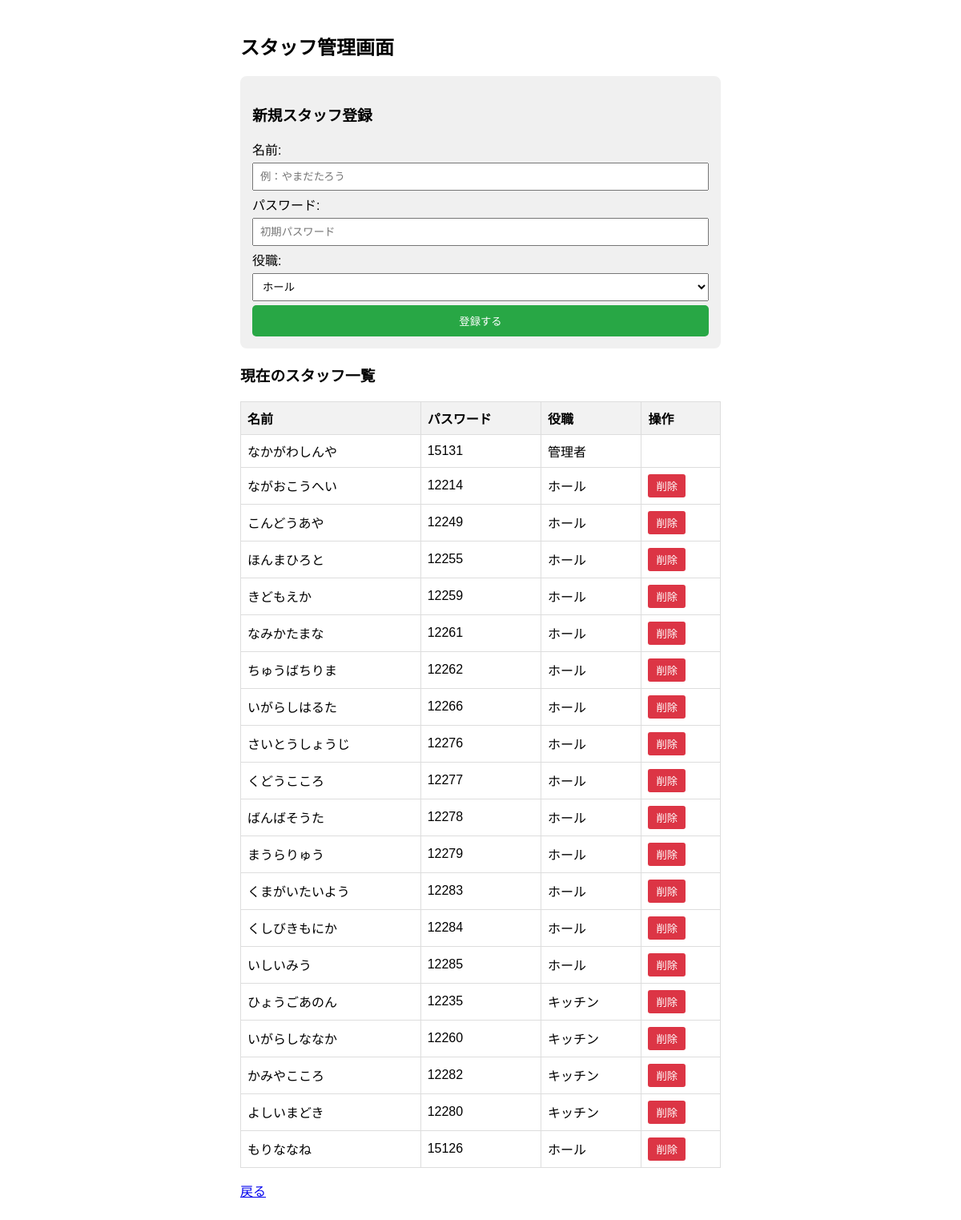
The app's page /admin (signed in), older data.
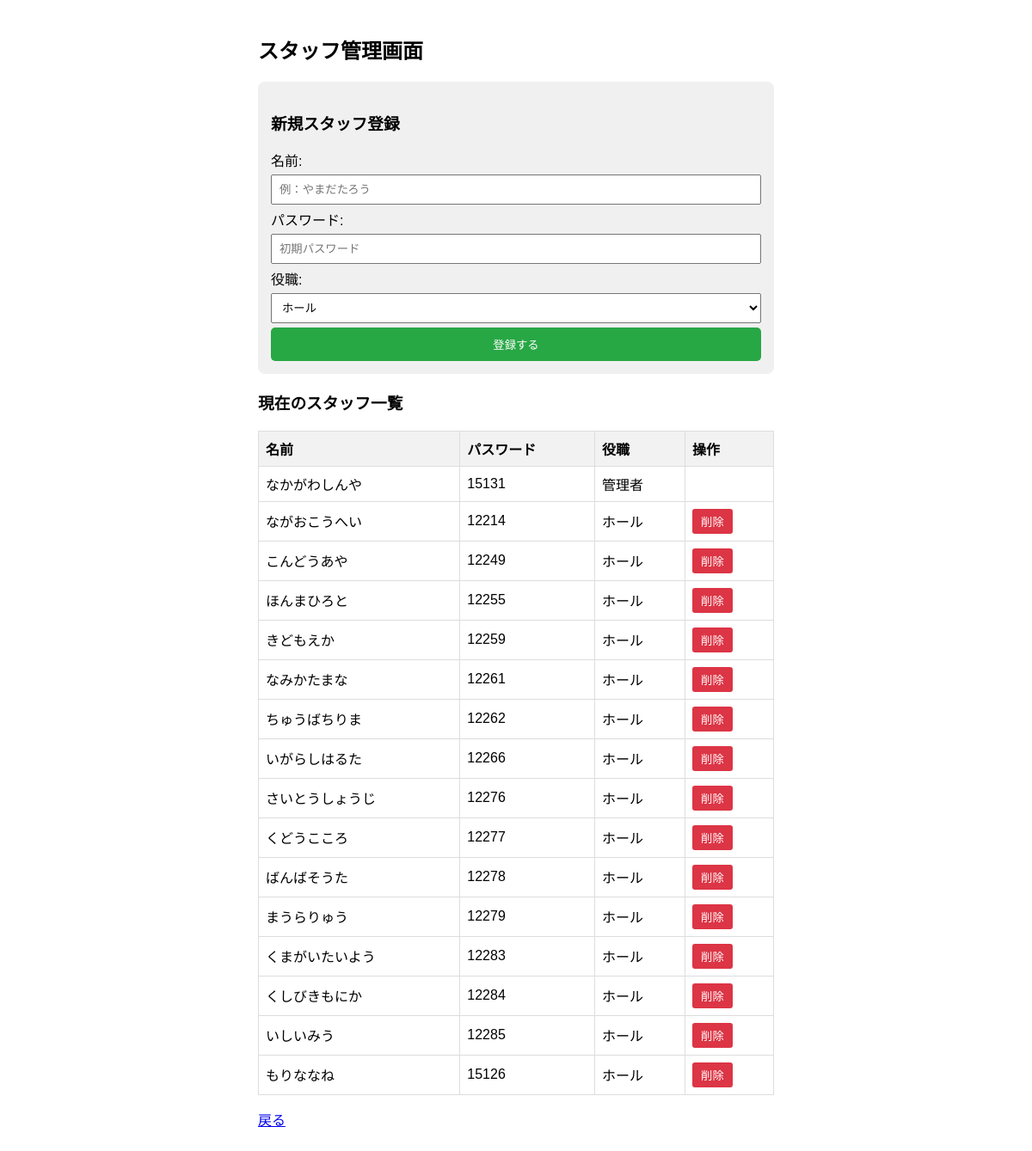
The same page, newer data.
### app.py (models this page shows)
class User(db.Model):
    id = db.Column(db.Integer, primary_key=True)
    username = db.Column(db.String(50), nullable=False)
    password = db.Column(db.String(50), nullable=False)
    role = db.Column(db.String(20), nullable=False)

### app.py (the view, shortened to what this page needs)
@app.route('/admin', methods=['GET', 'POST'])
def admin_page():
    if 'role' not in session or session['role'] != 'admin':
        return redirect(url_for('vote_page'))
    all_users = User.query.all()
    return render_template('admin.html', users=all_users)

### templates/admin.html (shortened to what this page needs)
<!DOCTYPE html>
<html lang="ja">
<head>
</head>
<body>
    <h2>スタッフ管理画面</h2>
    <div class="form-group">
        <h3>新規スタッフ登録</h3>
        <form method="POST" action="{{ url_for('admin_page') }}">
            <label>名前:</label>
            <input type="text" name="username" required placeholder="例：やまだたろう">
            <label>パスワード:</label>
            <input type="text" name="password" required placeholder="初期パスワード">
            <label>役職:</label>
            <select name="role">
                <option value="ホール">ホール</option>
            </select>
            <button type="submit" class="btn btn-add">登録する</button>
        </form>
    </div>
    <h3>現在のスタッフ一覧</h3>
    <table>
        <thead>
            <tr>
                <th>名前</th>
                <th>パスワード</th>
                <th>役職</th>
                <th>操作</th>
            </tr>
        </thead>
        <tbody>
            {% for user in users %}
            <tr>
                <td>{{ user.username }}</td>
                <td>{{ user.password }}</td>
                <td>
                    {% if user.role == 'admin' %}管理者{% elif user.role == 'ホール' %}ホール{% else %}キッチン{% endif %}
                </td>
                <td>
                    {% if user.id != session['user_id'] %}
                    <form method="POST" action="{{ url_for('delete_user', id=user.id) }}" onsubmit="return confirm('本当に削除しますか？');">
                        <button type="submit" class="btn-delete">削除</button>
                    </form>
                    {% endif %}
                </td>
            </tr>
            {% endfor %}
        </tbody>
    </table>
    <p><a href="{{ url_for('vote_page') }}">戻る</a></p>
</body>
</html>

### templates/admin.html (style rules this page uses)
body { font-family: sans-serif; max-width: 600px; margin: 0 auto; padding: 20px; }
.form-group { margin-bottom: 15px; padding: 15px; background: #f0f0f0; border-radius: 8px; }
input, select { padding: 8px; margin: 5px 0; width: 100%; box-sizing: border-box; }
table { width: 100%; border-collapse: collapse; margin-top: 20px; }
th, td { border: 1px solid #ddd; padding: 8px; text-align: left; }
th { background-color: #f2f2f2; }
.btn { background: #333; color: white; padding: 10px; text-decoration: none; display: inline-block; border-radius: 5px; }
.btn-add { background: #28a745; border: none; cursor: pointer; width: 100%; }
.btn-delete { background: #dc3545; color: white; border: none; padding: 5px 10px; cursor: pointer; border-radius: 3px; }

Row changes from the older to the newer data that the page shows:
removed User: username "ひょうごあのん", password "12235", role "キッチン"
removed User: username "いがらしななか", password "12260", role "キッチン"
removed User: username "かみやこころ", password "12282", role "キッチン"
removed User: username "よしいまどき", password "12280", role "キッチン"
